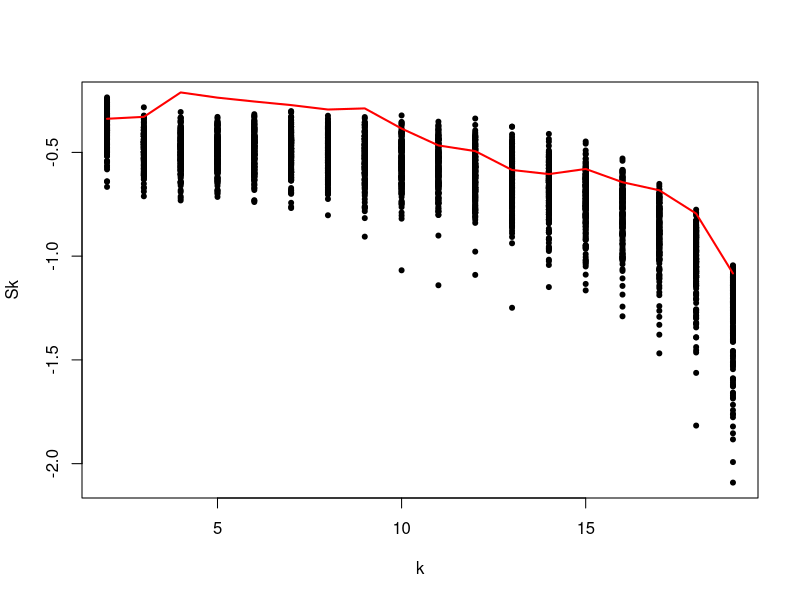
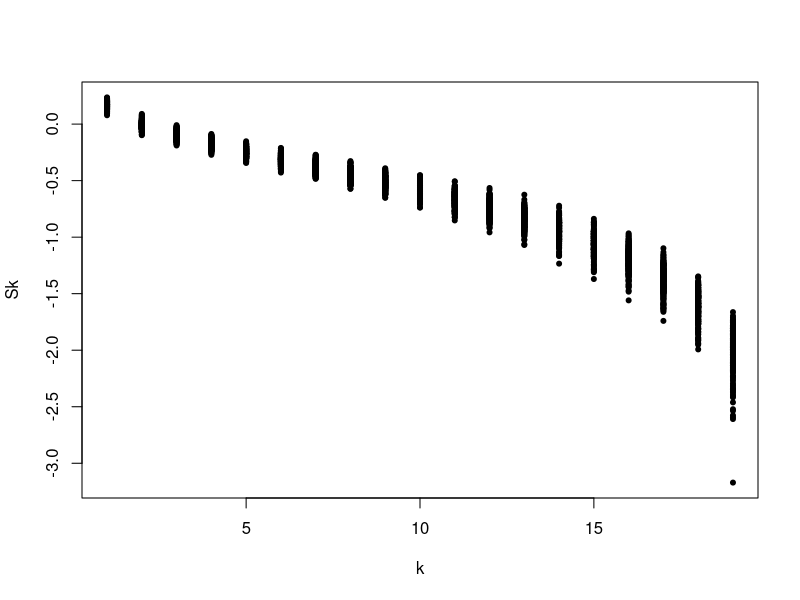
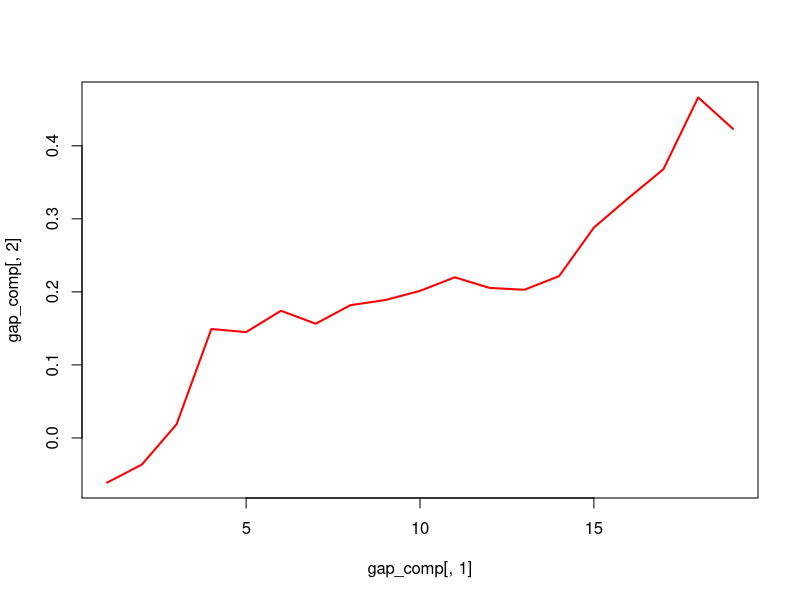

These charts were generated, in order, by the following R code:

# Optimise trees: Open two sessions of R. Load clockstarg and in type the following in each session:

#optim.trees.g(data.folder = 'test_files', init.alin = 1, end.alin = 10, out.trees = '../out_trees_1.trees', model.test = F)

#optim.trees.g(data.folder = 'test_files', init.alin = 11, end.alin = 20, out.trees = '../out_trees_2.trees', model.test = F)

# concatenate tree files
#system('cat out_trees_*.trees > out_trees_all.trees')

# Make file with tree comparissons:

#make.tree.comps(trees.file = 'out_trees_all.trees', tree.comps = 'tree_comparisons.txt')

#get.sbsd(trees.file = 'out_trees_all.trees', comps.file = 'tree_comparisons.txt', method = 'memory', range.comps = 1:95, out.file = 'sbsd_1.txt')

#get.sbsd(trees.file = 'out_trees_all.trees', comps.file = 'tree_comparisons.txt', method = 'memory', range.comps = 96:190, out.file = 'sbsd_2.txt')

# combine sbsd files:

#system('cat sbsd_*.txt > sbsd_all.txt')

#fold.sbsd(trees.file = 'out_trees_all.trees', comps.file = 'sbsd_all.txt', out.name = 'folded_sbsd.txt', method = 'lite')

#fill.matrix(matrix.name = 'sbsdfolded_sbsd.txt')
#fill.matrix(matrix.name = 'sfolded_sbsd.txt')

#run.mds(matrix.name = 'sbsdfolded_sbsd.txt', out.mds.name = 'sbsd_mds.txt')

#run.clara.sil(clus.matrix.name = 'points_sbsd_mds.txt', out.clus.name = 'out_clus_sil.txt')
#boot.clara(clus.matrix.name = 'points_sbsd_mds.txt', nboot = 100, FUNboot = run.clara.sil, out.boot.name = 'out_boot_sil.txt')

#run.clara.wk(clus.matrix.name = 'points_sbsd_mds.txt', out.clus.name = 'out_clus_wk.txt')
#boot.clara(clus.matrix.name = 'points_sbsd_mds.txt', nboot = 100, FUNboot = run.clara.wk, out.boot.name = 'out_boot_wk.txt')


boot_sil <- read.table('out_boot_sil.txt', head = F, as.is = T)
plot(boot_sil[, 1], boot_sil[, 2], pch = 20, ylab = 'Sk', xlab = 'k')

cluster_sil <- read.table('out_clus_sil.txt', head = F, as.is = T)
lines(cluster_sil[, 1], cluster_sil[, 2], col = 'red', lwd = 2)

boot_wk <- read.table('out_boot_wk.txt', head = F, as.is = T)
plot(boot_wk[, 1], boot_wk[, 2], pch = 20, ylab = 'Sk', xlab = 'k')



cluster_wk <- read.table('out_clus_wk.txt', head = F, as.is = T)

gap_stat <- vector()
gap_names <- vector()
for(i in unique(cluster_wk[, 1])){
      gap_stat <- c(gap_stat, mean(boot_wk[boot_wk[, 1] == i, 2]) - cluster_wk[cluster_wk[, 1] == i, 2])
      gap_names <- c(gap_names, i)
}

gap_comp <- cbind(gap_names, gap_stat)

plot(gap_comp[, 1], gap_comp[, 2], type = 'l', col = 'red', lwd = 2)